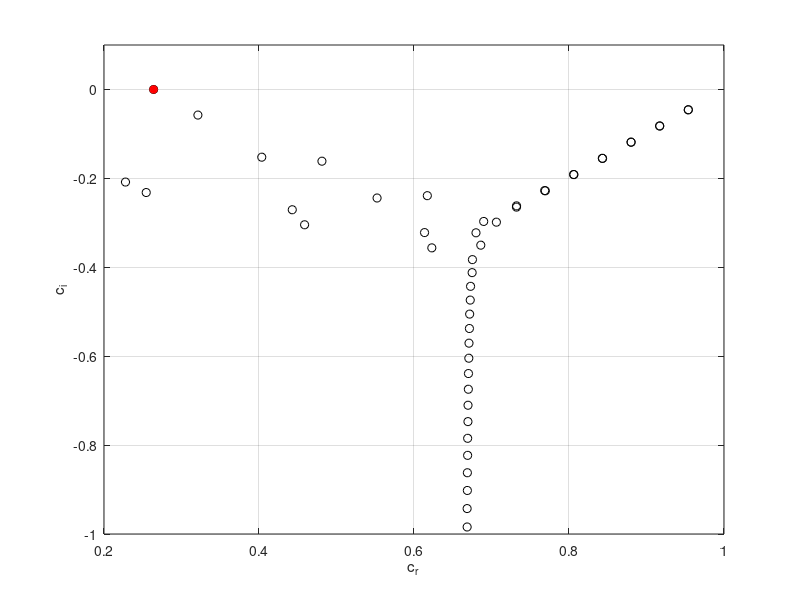

Write MATLAB code to recreate this figure. (Note: this script raises an error after producing the figure.)

% =====================================================================
% ----- Spectral method implementation - Orr-Sommerfeld equation ------
% =====================================================================
%% Formulate the generalized eigenvalue problem 
Re = 5772.22; % Reynolds number
alpha = 1.02056; % Wavenumber
N=119; % N+1 Chebyshev polynomials
% Working out E matrix 
A = zeros(N);
B = zeros(N);
C = zeros(N);
for i=1:N
    if i==1
        C(i,i)=2;
    else 
        C(i,i)=1;
    end
    if i<=N-2
        C(i,i+2)=-1;  
    end
    A(i,i+1)=2*i;
end
A; 
C; 
E = C\A;
E(N+1,N)=0; % Add another row to make the matrix square
   
% Constructing the matrix which is used to determine the matrix formulation
% of the cross terms in the Orr-Sommerfeld equation U*phi, U*phi"
Q = zeros(N+1); % has same dimensions as E
for j=1:N-3
    if j<N
        Q(j,j+2) = -0.25;
    end
    % Diagonal entries
    if j-1 == 1
        Q(j,j)=0.25;
    else
        Q(j,j)=0.5;
    end        
    % Other off-diagonal entries
    if j>2
        if j==3
            Q(j,j-2) = -0.5;
        else
            Q(j,j-2)=-0.25;
        end
    end
end
% Constructing generalized eigenvalue problem in the form Dx=cFx
% Identity matrix
I = zeros(N+1);
for j=1:length(E)-4
   I(j,j) = 1; 
end
% Solving the generalized eigenvalue problem
D = (sqrt(-1)/(alpha*Re))*( E^4-2*(alpha^2)*I*(E^2)+(alpha^4)*I )+ 2*I - (alpha^2)*Q + Q*(E^2); % LHS
F = I*E^2 - (alpha^2)*I; % RHS
%Boundary conditions
for k = 1:length(D)
   D(N-2,k) = 1; % phi(1)=1
   D(N,k) = (k-1)^2; % phi'(1)=n^2
   D(N-1,k) = (-1)^(k-1); % phi(-1)=(-1)^(n-1)
   D(N+1,k) = ((-1)^(k-1))*(k-1)^2; % phi'(-1)= n^2 (-1)^(n-1)
end
% Solving for the eigenvalues and eigenvectors
% Columns of V are the eigenvectors, with W a diagonal matrix with
% eigenvalues as the entries
format long
[V,W] = eig(D,F); % 
eigvals = diag(W);
eigvals = sort(eigvals) % Display eigenvalues

% Sanity check
eig_crit = min(eigvals);
for k=1:length(eigvals)-6 %-6 as we need to remove the spurious eigenvalues
    if imag(eigvals(k)) > imag(eig_crit)
        eig_crit = eigvals(k);
    end
end
eig_crit % display least stable eigenvalue


for j=1:length(eigvals)
   if W(j,j) == eig_crit
       eigvec_crit = V(1:length(eigvals),j);
   end
end
% Approximation of coefficients, eigvec_crit has coefficients equal to zero
% for the odd order Chebyshev polynomials 

% Want to find positions of 10 least stable eigenvalues 
f = zeros([10 1]);
s = zeros([length(f) 1]); ctr=0; eigvals_im = flip(sort(imag(eigvals)));
for k=5:length(f)+4
    f(k-4) = eigvals_im(k);
end
%Positions of least stable eigenvalues
for i=1:length(f)
    ctr=ctr+1;
    for k=1:N+1
        if imag(W(k,k)) == f(ctr)
            imag(W(k,k));
            eigvals_im(ctr);
            s(ctr) = k;
        end
    end
end

% Plot eigenvalues
close(figure(1))
figure(1)
plot(eigvals(1:length(eigvals)),"o","color","k")
ylim([-1 0.1]);
xlim([0.2 1]);
grid on
hold on
plot(real(eig_crit),imag(eig_crit),"*","color","r","LineWidth",2)
xlabel("c_r")
ylabel("c_i")



%% Plot eigenfunctions and vector field
figure(2)
% Generate an approximation to the eigenfunction using the coefficients
% solved for in the generalized eigenvalue problem
z=-1:0.005:1; eig_fn=zeros([1 length(z)]); eig_fn_1=zeros([1 length(z)]);  % initialise vectors

% Other eigenvalue/vector
p = 69;V(1:N+1,p);% % 94 N=120
coeff = eigvec_crit; % Vector of coefficients corresponding to least stable eigenvalue
coeff_1 = E*coeff; % Coefficients of the 1st derivative
for k=1:N+1
    eig_fn = eig_fn+coeff(k)*chebyshevT(k-1,z); % Linear combination of Chebyshev polynomials  
    eig_fn_1 = eig_fn_1 + coeff_1(k)*chebyshevT(k-1,z);
end

plot(real(eig_fn),z,"LineWidth",0.9,"color","k")
hold on
plot(imag(eig_fn),z,"--","LineWidth",0.9,"color","b")
xlabel("\phi")
ylabel("z")
legend("Re(\phi)","Im(\phi)","Location","Best")
grid on

% Vector field plot + contours
c = eig_crit;
%c = W(p,p)
x = linspace(0,6*pi/alpha,length(z));
u = zeros(length(eig_fn)); 
w = zeros(length(eig_fn));

t=0;
for j=1:length(eig_fn)
   u(1:length(eig_fn),j) = eig_fn_1*exp(sqrt(-1)*alpha*(x(j)-c*t));
   w(1:length(eig_fn),j) = -sqrt(-1)*alpha*eig_fn*exp(sqrt(-1)*alpha*(x(j)-c*t));
end

l=0;
approx = 6;
x_approx = []; z_approx = [];
for k=1:approx:length(z)
    l = l+1;
    x_approx(l) = x(k);
    z_approx(l) = z(k);
end

m=0;
l = length(x_approx);
u_approx = zeros(l);
w_approx = zeros(l);
for k=1:approx:length(z)
    m = m+1;
    i=0;
    for j=1:approx:length(z)
        i=1+i;
        u_approx(i,m) = u(j,k);
        w_approx(i,m) = w(j,k);
    end
end
% Plotting vector field
% Contour of magnitude of vectors
X = zeros(length(w));
for k=1:length(X)
    for j=1:length(X)
       X(j,k) = sqrt((u(j,k)^2+w(j,k)^2)); 
    end
end

close(figure(3))
figure(3)
contourf(x,z,real(X),"LineWidth",0.25)
hold on
%q=quiver(x_approx,z_approx,real(u_approx),real(w_approx),"k","LineWidth",0.9);
% q.ShowArrowHead = 'off';
% q.Marker = '.';
xlabel("x")
ylabel("z")
hold on
%yline(1,"color","k","LineWidth",2)
hold on
%yline(-1,"color","k","LineWidth",2)
ylim([-1 1])
xlim([0 4*pi])
grid on

close(figure(4))
figure(4)
contourf(x,z,real(u),12,"LineWidth",0.8)
xlabel("x")
ylabel("z")
grid on









